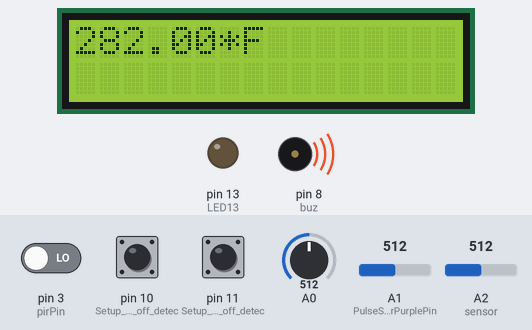
Recording of a sketch running on a simulated Arduino Uno, built with avr-gcc and run on an emulated ATmega328P. Shown: 16×2 character LCD, output pins drawn as LEDs (lit = HIGH), buzzer (waves = sounding). The inputs (shaded band) are chosen by the test bench; at power-on: pin 3 (pirPin) LOW, pin 10 (Setup_for_leads_off_detec) LOW, pin 11 (Setup_for_leads_off_detec) LOW, A0 = 512, A1 (PulseSensorPurplePin) = 512, A2 (sensor) = 512. What the sketch prints to the serial monitor is not drawn.

Above: at 30.3 s.
At 127.87 s:
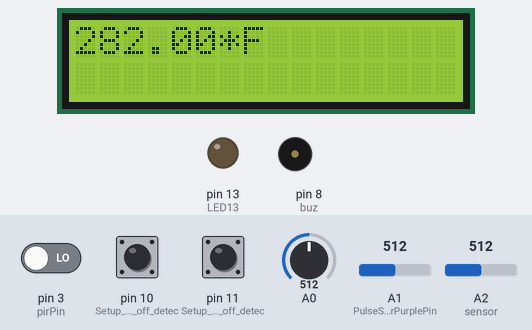
Timing chart, 0 to 128.0 s (numbered marks = the images above):
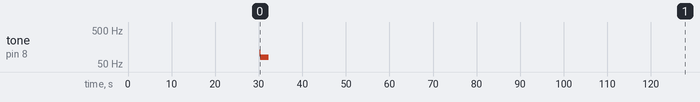

The sketch:

health_monitor.ino
```cpp
#include <Wire.h>
#include <LiquidCrystal_I2C.h>

LiquidCrystal_I2C lcd(0x27,16,2);  // set the LCD address to 0x27 for a 16 chars and 2 line display
#include <SoftwareSerial.h>

SoftwareSerial mySerial(6, 5);  //Rx,Tx

/*
 * Red: RA (Right Arm)
 * Yellow: LA (Left Arm)
 * Green: RL (Right Leg)
 *
 */
//output(ecg)== A0

//the time we give the sensor to calibrate (10-60 secs according to the datasheet)
int calibrationTime = 30;

//the time when the sensor outputs a low impulse
long unsigned int lowIn;

//the amount of milliseconds the sensor has to be low
//before we assume all motion has stopped
long unsigned int pause = 5000;

boolean lockLow = true;
boolean takeLowTime;

int pirPin = 3;    //the digital pin connected to the PIR sensor's output
int PulseSensorPurplePin = A1;        // Pulse Sensor PURPLE WIRE connected to ANALOG PIN A!
int LED13 = 13;   //  The on-board Arduion LED
int Signal;                // holds the incoming raw data. Signal value can range from 0-1024
int Threshold = 646;            // Determine which Signal to "count as a beat", and which to ingore.
float temp;
int buz = 8;
String text;

void setup() {
// initialize the serial communication:
digitalWrite(buz,LOW);
mySerial.begin(9600);
pinMode(LED13,OUTPUT);
pinMode(buz,OUTPUT);
Serial.begin(4800);
pinMode(10, INPUT); // Setup for leads off detection LO +
pinMode(11, INPUT); // Setup for leads off detection LO -
lcd.init();
lcd.init();
lcd.backlight();
//lcd.print("hello");
pinMode(pirPin, INPUT);
//  pinMode(ledPin, OUTPUT);
  digitalWrite(pirPin, LOW);

  //give the sensor some time to calibrate
  Serial.print("calibrating sensor ");
    for(int i = 0; i < calibrationTime; i++){
      Serial.print(".");
      delay(1000);
      }
    Serial.println(" done");
    Serial.println("SENSOR ACTIVE");
    delay(50);
}

void loop() {

pir();

  Signal = analogRead(PulseSensorPurplePin);  // Read the PulseSensor's value.
                                            // Assign this value to the "Signal" variable.

  temp=analogRead(A2);                       // temperature sensor
  // convert to deg cent
  temp=(temp*0.48828125)*(9/5)+32;
  lcd.setCursor(0,0);
  text=String(temp) + "*F";
  lcd.print(text);
  if(temp<50 || temp>95)
  {
    digitalWrite(buz,HIGH);
    delay(5);
    digitalWrite(buz,LOW);
    delay(5);
    digitalWrite(buz,HIGH);

  }

  Serial.print("pulse-->");
  Serial.print(Signal);                    // Send the Signal value to Serial Plotter.
  if(Signal > Threshold)
  {                          // If the signal is above "550", then "turn-on" Arduino's on-Board LED.
     digitalWrite(LED13,HIGH);
   }
   else
   {
     digitalWrite(LED13,LOW);                //  Else, the sigal must be below "550", so "turn-off" this LED.
   }

//   lc=(lc+1)%60;
  if((digitalRead(10) == 1)||(digitalRead(11) == 1))
  {

    Serial.println(0);
  }
  else
  {
    // send the value of analog input 0:
    //for ecg(9600)
    //Serial.begin(9600);
    Serial.print(" ");
    Serial.print("ECG-->");
    Serial.println(analogRead(A0));
   }
  //Wait for a bit to keep serial data from saturating
  delay(1);
  digitalWrite(buz,LOW);
}


void pir(){

     if(digitalRead(pirPin) == HIGH){
         //the led visualizes the sensors output pin state
       if(lockLow){
         //makes sure we wait for a transition to LOW before any further output is made:
         lockLow = false;
         lcd.setCursor(0,1);
       lcd.print("movement is present......");
       digitalWrite(LED13,HIGH);
       sendmessage("movement is present");
         delay(50);
         }
         takeLowTime = true;
       }

     if(digitalRead(pirPin) == LOW){
       //digitalWrite(ledPin, LOW);  //the led visualizes the sensors output pin state

       if(takeLowTime){
        lowIn = millis();          //save the time of the transition from high to LOW
        takeLowTime = false;       //make sure this is only done at the start of a LOW phase
        }
       //if the sensor is low for more than the given pause,
       //we assume that no more motion is going to happen
       if(!lockLow && millis() - lowIn > pause){
           //makes sure this block of code is only executed again after
           //a new motion sequence has been detected
           lockLow = true;
           lcd.setCursor(0,1);
       lcd.print("movement ended......");
       digitalWrite(LED13,LOW);
       sendmessage("movement ended");

           delay(50);
           }
       }
  }
  void sendmessage(String message)
  {
    Serial.println("inside gsm");
    mySerial.println("AT+CMGF=1");    //Sets the GSM Module in Text Mode
     delay(1000);  // Delay of 1 second
     mySerial.println("AT+CMGS=\"+919094577694\"\r"); // Replace x with mobile number
     delay(1000);
     mySerial.println(message);// The SMS text you want to send
     delay(100);
     mySerial.println((char)26);// ASCII code of CTRL+Z for saying the end of sms to  the module
      delay(1000);
//      break;

  }
```

Measured:
- by itself, tone on pin 8 (buz): silent → 110 Hz at 30.2 s, → 99 Hz 0.04 s later, → 80 Hz 0.04 s later, → silent 2.0 s later
